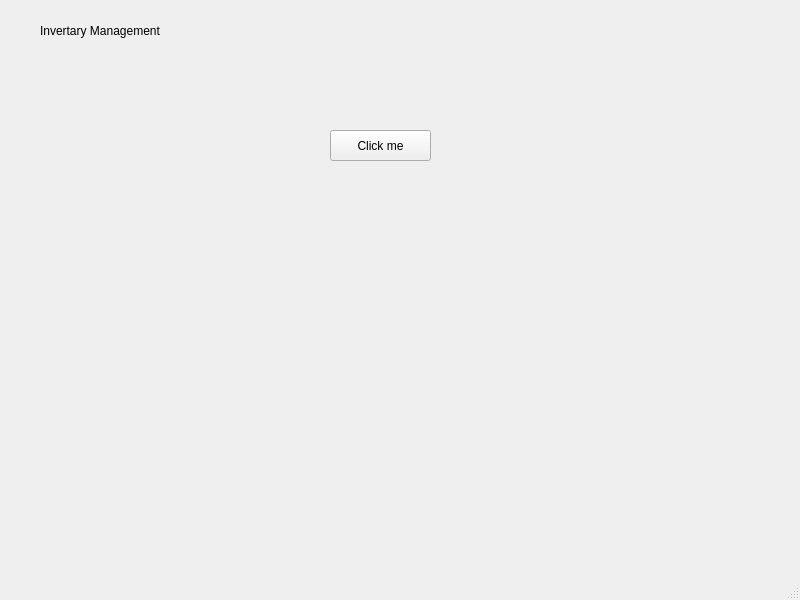
<?xml version="1.0" encoding="UTF-8"?>
<ui version="4.0">
 <class>MainWindow</class>
 <widget class="QMainWindow" name="MainWindow">
  <property name="geometry">
   <rect>
    <x>0</x>
    <y>0</y>
    <width>800</width>
    <height>600</height>
   </rect>
  </property>
  <property name="windowTitle">
   <string>MainWindow</string>
  </property>
  <widget class="QWidget" name="centralwidget">
   <widget class="QPushButton" name="pushButton">
    <property name="geometry">
     <rect>
      <x>330</x>
      <y>130</y>
      <width>101</width>
      <height>31</height>
     </rect>
    </property>
    <property name="text">
     <string>Click me</string>
    </property>
   </widget>
   <widget class="QLabel" name="label">
    <property name="geometry">
     <rect>
      <x>40</x>
      <y>20</y>
      <width>141</width>
      <height>21</height>
     </rect>
    </property>
    <property name="text">
     <string>Invertary Management</string>
    </property>
   </widget>
  </widget>
  <widget class="QMenuBar" name="menubar">
   <property name="geometry">
    <rect>
     <x>0</x>
     <y>0</y>
     <width>800</width>
     <height>19</height>
    </rect>
   </property>
  </widget>
  <widget class="QStatusBar" name="statusbar"/>
 </widget>
 <resources/>
 <connections/>
</ui>
